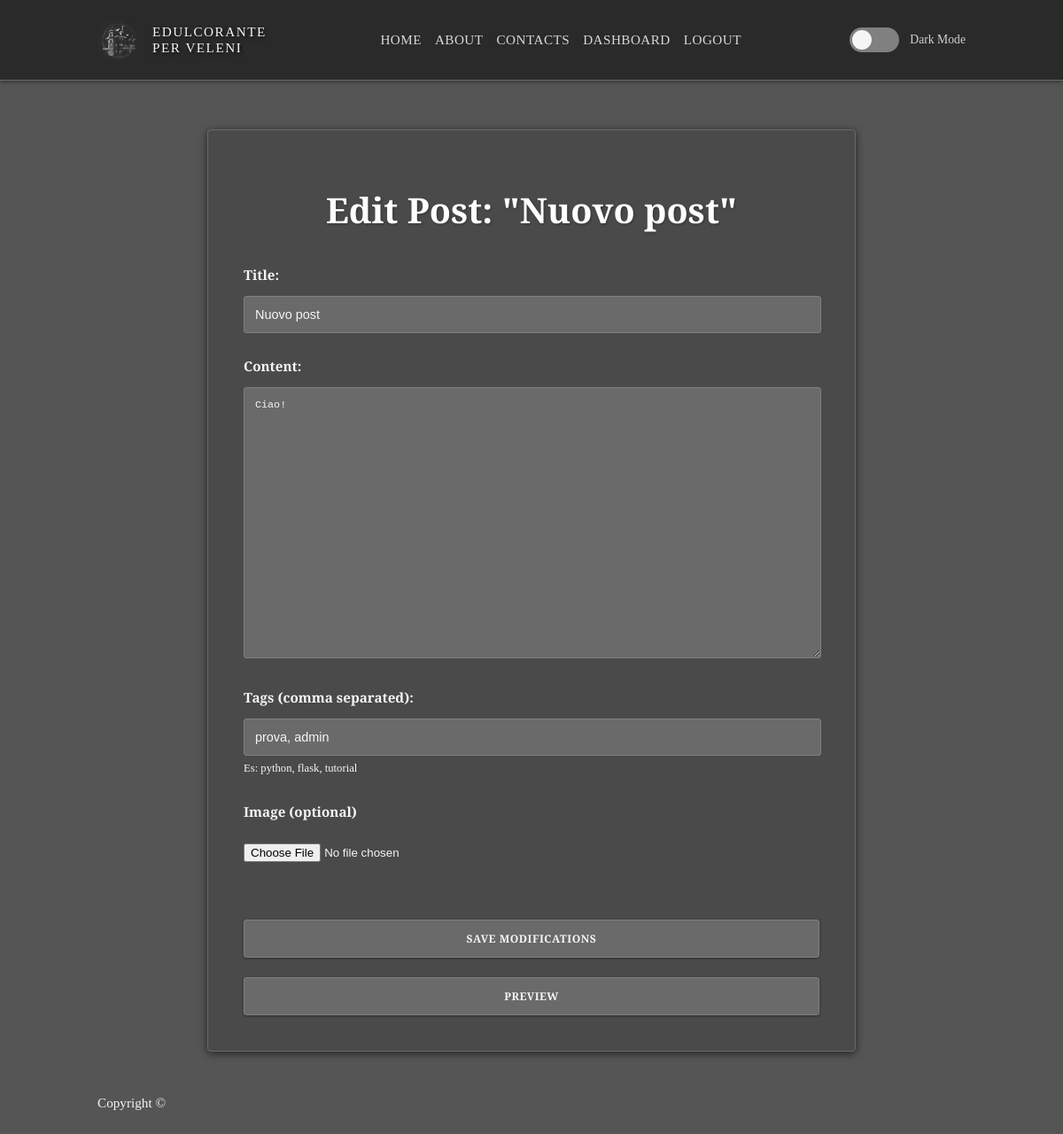
The page /post/3/edit (signed in) on the database as committed earlier.
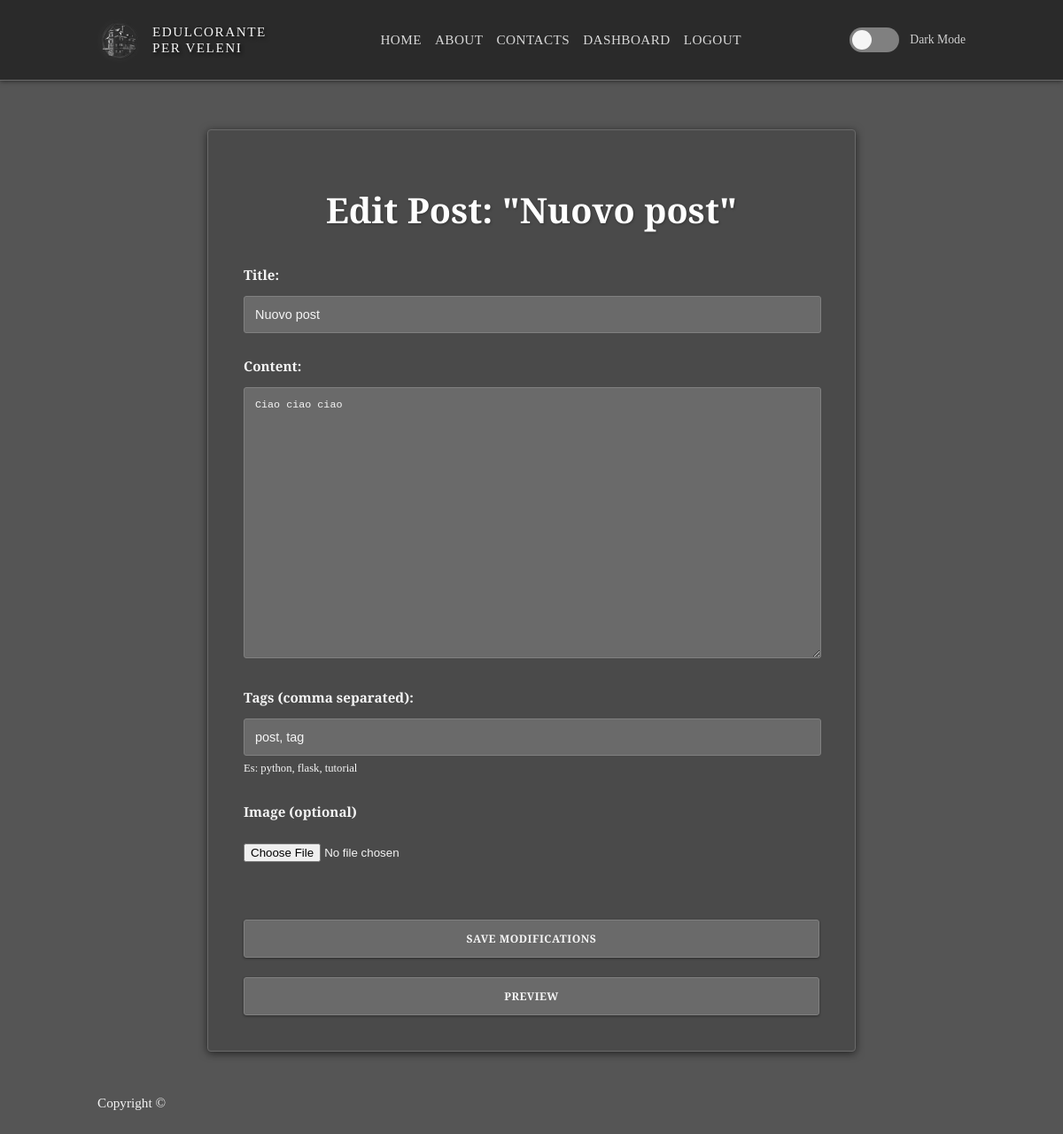
The same page on the database as committed later.
### app.py (models this page shows, shortened)
class Post(db.Model):
    id = db.Column(db.Integer, primary_key=True)
    title = db.Column(db.String(200), nullable=False)
    content = db.Column(db.Text, nullable=False)
    creation_date = db.Column(db.DateTime, default=datetime.now())
    user_id = db.Column(db.Integer, db.ForeignKey('user.id'), nullable=False)
    image_file = db.Column(db.String(28), nullable=True, default=None)
    tags = db.relationship('Tag', secondary=post_tags, backref=db.backref('posts', lazy='dynamic'))

### app.py (the view, shortened to what this page needs)
@app.route('/post/<int:post_id>/edit', methods=['GET', 'POST'])
@login_required
def edit_post(post_id):
    post = Post.query.get_or_404(post_id)
    if post.user_id != current_user.id and not current_user.is_admin:
        flash('You do not have the authorization to edit this post', 'danger')
        return redirect(url_for('dashboard'))
    current_tags = ', '.join([tag.tag_name for tag in post.tags])
    return render_template('edit_post.html', title = 'Edit post', post=post, current_tags=current_tags)

### app.py (called while the page is built)
@login_manager.user_loader
def load_user(user_id):
    return User.query.get(int(user_id))

    @property
    def is_authenticated(self):
        return True

### templates/edit_post.html (shortened to what this page needs)
{% extends "base.html" %}
{% block content %}
<div class="form-container">
    <h1>Edit Post: "{{ post.title }}"</h1>
    <form method="POST" action="{{ url_for('edit_post', post_id=post.id) }}" enctype="multipart/form-data">
        <div class="form-group">
            <label for="title">Title:</label>
            <input type="text" id="title" name="title" required value="{{ post.title }}">
        </div>
        <div class="form-group">
            <label for="content">Content:</label>
            <textarea id="content" name="content" rows="20" cols="80" required>{{ post.content }}</textarea>
        </div>
        <div class="form-group">
            <label for="tags_input">Tags (comma separated):</label>
            <input type="text" id="tags_input" name="tags_input" value="{{ current_tags }}">
            <small>Es: python, flask, tutorial</small>
        </div>
        <div class="form-group">
            <label for="post_picture">Image (optional)</label>
            <input type="file" name="post_picture" id="post_picture" accept="image/*">
        </div>
        <button type="submit" class="btn">Save Modifications</button>
        <button type="submit" class="btn btn-secondary" formaction="{{ url_for('preview_post' )}}"
            formtarget="_blank">Preview</button>
    </form>
</div>
{% endblock %}

Rows that differ between the two databases and show on the page:
changed Post "Nuovo post": content "Ciao!" → "Ciao ciao ciao"
Other text that changed with them:
form field tags_input: "prova, admin" → "post, tag"
